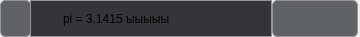
<?xml version="1.0" encoding="UTF-8"?>
<ui version="4.0">
 <class>WidgetVar</class>
 <widget class="QWidget" name="WidgetVar">
  <property name="geometry">
   <rect>
    <x>0</x>
    <y>0</y>
    <width>360</width>
    <height>37</height>
   </rect>
  </property>
  <property name="minimumSize">
   <size>
    <width>360</width>
    <height>37</height>
   </size>
  </property>
  <property name="maximumSize">
   <size>
    <width>360</width>
    <height>37</height>
   </size>
  </property>
  <property name="windowTitle">
   <string>Form</string>
  </property>
  <property name="styleSheet">
   <string notr="true"/>
  </property>
  <widget class="QPushButton" name="pushButton_var">
   <property name="geometry">
    <rect>
     <x>272</x>
     <y>0</y>
     <width>86</width>
     <height>37</height>
    </rect>
   </property>
   <property name="styleSheet">
    <string notr="true">QPushButton {
	border-radius: 5px;
	border: 1px  solid rgb(150, 150, 150) ;
	background-color: rgb(95, 99, 104);
}

 QPushButton:pressed {
	border-radius: 5px;
	border: 1px  solid rgb(150, 150, 150) ;
	background-color: rgb(115, 119, 124);
}</string>
   </property>
   <property name="text">
    <string/>
   </property>
  </widget>
  <widget class="QLineEdit" name="lineEdit_value">
   <property name="geometry">
    <rect>
     <x>61</x>
     <y>0</y>
     <width>211</width>
     <height>37</height>
    </rect>
   </property>
   <property name="styleSheet">
    <string notr="true">QLineEdit {
	background-color: rgb(52, 53, 56);
	border-top: 1px  solid rgb(150, 150, 150) ;
	border-left: 0px  solid rgb(150, 150, 150) ;
	border-bottom: 1px  solid rgb(150, 150, 150) ;
	border-right: 1px  solid rgb(150, 150, 150) ;
}</string>
   </property>
   <property name="text">
    <string>pi = 3.1415 ыыыыы</string>
   </property>
  </widget>
  <widget class="QPushButton" name="pushButton_type">
   <property name="geometry">
    <rect>
     <x>0</x>
     <y>0</y>
     <width>31</width>
     <height>37</height>
    </rect>
   </property>
   <property name="styleSheet">
    <string notr="true">QPushButton {
	border-radius: 5px;
	border: 1px  solid rgb(150, 150, 150) ;
	background-color: rgb(95, 99, 104);
}

 QPushButton:pressed {
	border-radius: 5px;
	border: 1px  solid rgb(150, 150, 150) ;
	background-color: rgb(115, 119, 124);
}</string>
   </property>
   <property name="text">
    <string/>
   </property>
  </widget>
  <widget class="QPushButton" name="pushButton_delete">
   <property name="geometry">
    <rect>
     <x>30</x>
     <y>0</y>
     <width>31</width>
     <height>37</height>
    </rect>
   </property>
   <property name="styleSheet">
    <string notr="true">QPushButton {
	border-radius: 0px;
	background-color: rgb(52, 53, 56);
	border-top: 1px  solid rgb(150, 150, 150) ;
	border-left: 1px  solid rgb(150, 150, 150) ;
	border-bottom: 1px  solid rgb(150, 150, 150) ;
	border-right: 0px  solid rgb(150, 150, 150) ;
}
</string>
   </property>
   <property name="text">
    <string/>
   </property>
  </widget>
 </widget>
 <resources/>
 <connections/>
</ui>
